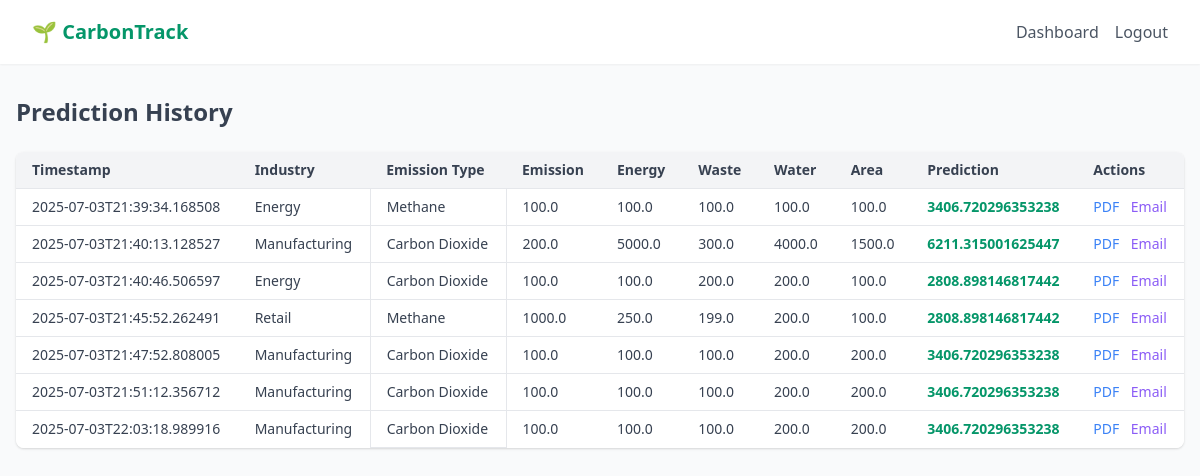
The page /history (signed in) on the database its author committed.
### app.py (models this page shows)
class History(db.Model):
    id = db.Column(db.Integer, primary_key=True)
    timestamp = db.Column(db.String(50))
    username = db.Column(db.String(80))
    industry = db.Column(db.String(100))
    emission_type = db.Column(db.String(50))
    emission_data = db.Column(db.Float)
    energy_consumption = db.Column(db.Float)
    waste_production = db.Column(db.Float)
    water_consumption = db.Column(db.Float)
    facility_size = db.Column(db.Float)
    prediction = db.Column(db.Float)

### app.py (the view)
@app.route('/history')
def view_history():
    if 'username' not in session:
        return redirect(url_for('login'))
    records = History.query.filter_by(username=session['username']).all()
    history = pd.DataFrame([{
        'timestamp': r.timestamp,
        'industry': r.industry,
        'emission_type': r.emission_type,
        'emission_data': r.emission_data,
        'energy_consumption': r.energy_consumption,
        'waste_production': r.waste_production,
        'water_consumption': r.water_consumption,
        'facility_size': r.facility_size,
        'prediction': r.prediction
    } for r in records])
    return render_template('history.html', history=history)

### templates/history.html (shortened to what this page needs)
<!DOCTYPE html>
<html lang="en">
<head>
    <link href="https://cdn.jsdelivr.net/npm/tailwindcss@2.2.19/dist/tailwind.min.css" rel="stylesheet">
</head>
<body class="bg-gray-50 min-h-screen">
    <nav class="bg-white shadow-sm">
        <div class="max-w-7xl mx-auto px-4 sm:px-6 lg:px-8">
            <div class="flex justify-between h-16">
                <div class="flex items-center">
                    <span class="text-xl font-bold text-green-600">🌱 CarbonTrack</span>
                </div>
                <div class="flex items-center space-x-4">
                    <a href="/dashboard" class="text-gray-600 hover:text-green-600">Dashboard</a>
                    <a href="/logout" class="text-gray-600 hover:text-green-600">Logout</a>
                </div>
            </div>
        </div>
    </nav>
    <div class="max-w-7xl mx-auto py-8 px-4">
        <h1 class="text-2xl font-bold text-gray-700 mb-6">Prediction History</h1>
        <div class="overflow-x-auto bg-white rounded-lg shadow">
            <table class="min-w-full divide-y divide-gray-200 text-sm text-gray-700">
                <thead class="bg-gray-100">
                    <tr>
                        <th class="px-4 py-2 text-left font-semibold">Timestamp</th>
                        <th class="px-4 py-2 text-left font-semibold">Industry</th>
                        <th class="px-4 py-2 text-left font-semibold">Emission Type</th>
                        <th class="px-4 py-2 text-left font-semibold">Emission</th>
                        <th class="px-4 py-2 text-left font-semibold">Energy</th>
                        <th class="px-4 py-2 text-left font-semibold">Waste</th>
                        <th class="px-4 py-2 text-left font-semibold">Water</th>
                        <th class="px-4 py-2 text-left font-semibold">Area</th>
                        <th class="px-4 py-2 text-left font-semibold">Prediction</th>
                        <th class="px-4 py-2 text-left font-semibold">Actions</th>
                    </tr>
                </thead>
                <tbody class="divide-y divide-gray-200 bg-white">
                    {% for row in history.itertuples() %}
                    <tr>
                        <td class="px-4 py-2">{{ row.timestamp }}</td>
                        <td class="px-4 py-2">{{ row.industry }}</td>
                        <td class="border px-4 py-2">{{ row['emission_type'].replace("_", " ").title() }}</td>
                        <td class="px-4 py-2">{{ row.emission_data }}</td>
                        <td class="px-4 py-2">{{ row.energy_consumption }}</td>
                        <td class="px-4 py-2">{{ row.waste_production }}</td>
                        <td class="px-4 py-2">{{ row.water_consumption }}</td>
                        <td class="px-4 py-2">{{ row.facility_size }}</td>
                        <td class="px-4 py-2 font-semibold text-green-600">{{ row.prediction }}</td>
                        <td class="px-4 py-2 space-x-2">
                            <a href="{{ url_for('generate_pdf_report', prediction_id=row.timestamp) }}" class="text-blue-500 hover:underline">PDF</a>
                            <a href="{{ url_for('email_results', prediction_id=row.timestamp) }}" class="text-purple-500 hover:underline">Email</a>
                        </td>
                    </tr>
                    {% endfor %}
                </tbody>
            </table>
        </div>
    </div>
</body>
</html>

### rows shown on the page
History: timestamp "2025-07-03T21:39:34.168508", industry "Energy", emission_type.replace "Methane", emission_data "100.0", energy_consumption "100.0", waste_production "100.0", water_consumption "100.0", facility_size "100.0", prediction "3406.720296353238"
History: timestamp "2025-07-03T21:40:13.128527", industry "Manufacturing", emission_type.replace "Carbon Dioxide", emission_data "200.0", energy_consumption "5000.0", waste_production "300.0", water_consumption "4000.0", facility_size "1500.0", prediction "6211.315001625447"
History: timestamp "2025-07-03T21:40:46.506597", industry "Energy", emission_type.replace "Carbon Dioxide", emission_data "100.0", energy_consumption "100.0", waste_production "200.0", water_consumption "200.0", facility_size "100.0", prediction "2808.898146817442"
History: timestamp "2025-07-03T21:45:52.262491", industry "Retail", emission_type.replace "Methane", emission_data "1000.0", energy_consumption "250.0", waste_production "199.0", water_consumption "200.0", facility_size "100.0", prediction "2808.898146817442"
History: timestamp "2025-07-03T21:47:52.808005", industry "Manufacturing", emission_type.replace "Carbon Dioxide", emission_data "100.0", energy_consumption "100.0", waste_production "100.0", water_consumption "200.0", facility_size "200.0", prediction "3406.720296353238"
History: timestamp "2025-07-03T21:51:12.356712", industry "Manufacturing", emission_type.replace "Carbon Dioxide", emission_data "100.0", energy_consumption "100.0", waste_production "100.0", water_consumption "200.0", facility_size "200.0", prediction "3406.720296353238"
History: timestamp "2025-07-03T22:03:18.989916", industry "Manufacturing", emission_type.replace "Carbon Dioxide", emission_data "100.0", energy_consumption "100.0", waste_production "100.0", water_consumption "200.0", facility_size "200.0", prediction "3406.720296353238"
